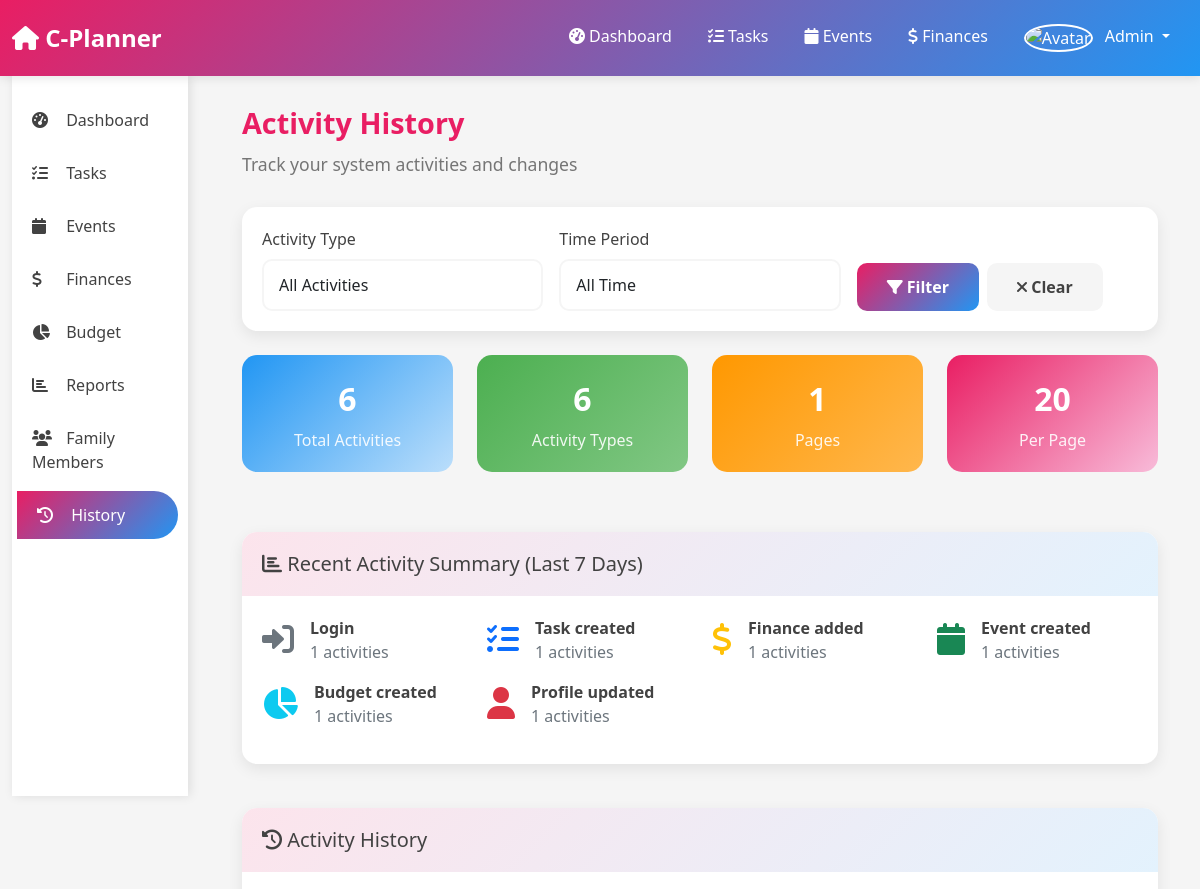
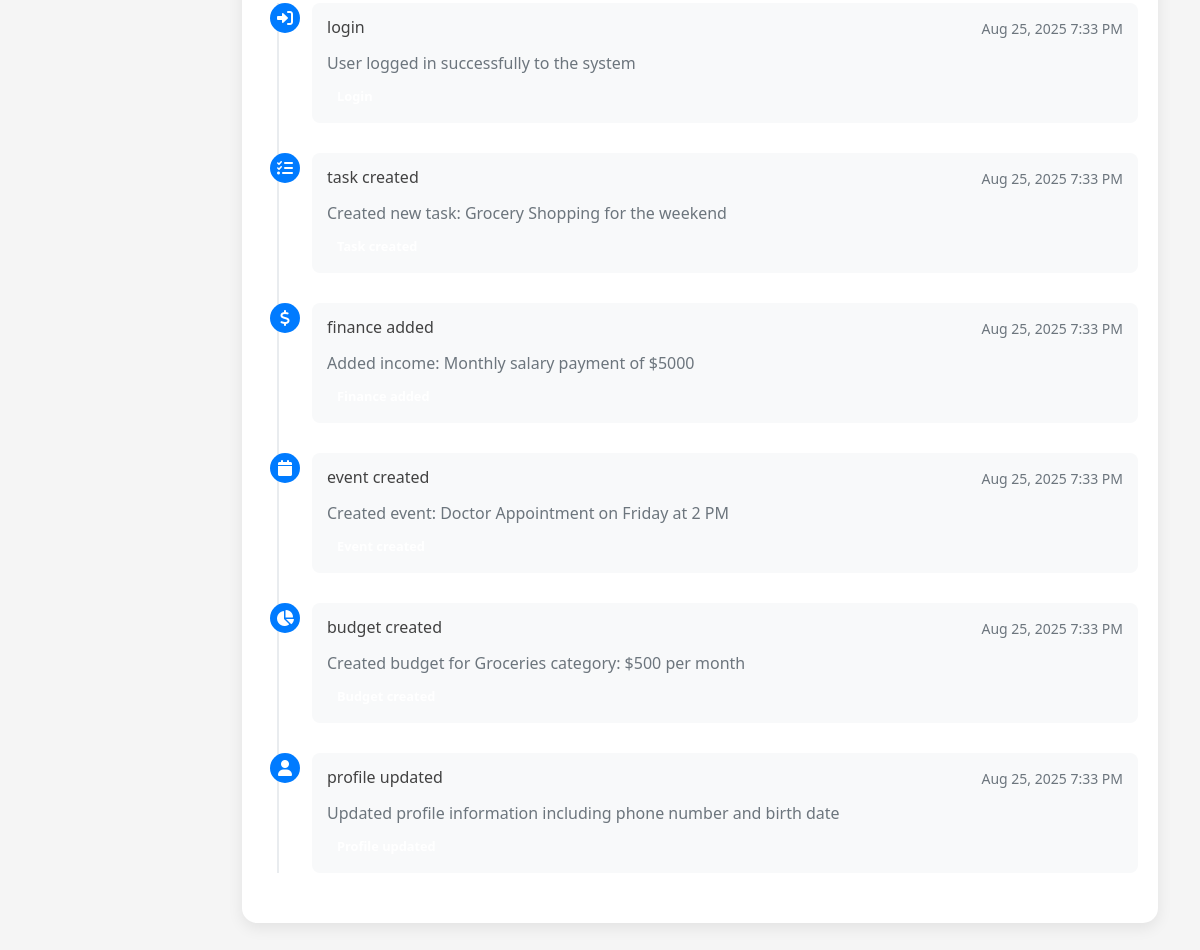
The app's page /history.php (signed in) with its own data (2 pictures, top to bottom).
### tables this page shows
CREATE TABLE activity_log (
    id INT PRIMARY KEY AUTO_INCREMENT,
    user_id INT NOT NULL,
    activity_type ENUM('task_created', 'task_completed', 'task_updated', 'event_created', 'event_updated', 'finance_added', 'finance_updated', 'budget_created', 'budget_updated', 'profile_updated', 'login', 'logout') NOT NULL,
    description TEXT NOT NULL,
    entity_type ENUM('task', 'event', 'finance', 'budget', 'profile', 'system') NOT NULL,
    entity_id INT,
    ip_address VARCHAR(45),
    user_agent TEXT,
    created_at TIMESTAMP DEFAULT CURRENT_TIMESTAMP,
    FOREIGN KEY (user_id) REFERENCES users(id) ON DELETE CASCADE
);

### history.php (the view, shortened to what this page needs)
<?php
$database = new Database();
$db = $database->getConnection();
$filter_type = $_GET['type'] ?? 'all';
$filter_date = $_GET['date'] ?? 'all';
$page = max(1, intval($_GET['page'] ?? 1));
$per_page = 20;
$offset = ($page - 1) * $per_page;
$where_conditions = ["user_id = ?"];
$params = [$_SESSION['user_id']];
$where_clause = implode(' AND ', $where_conditions);
$count_query = "SELECT COUNT(*) as total FROM activity_log WHERE $where_clause";
$count_stmt = $db->prepare($count_query);
$count_stmt->execute($params);
$total_records = $count_stmt->fetch(PDO::FETCH_ASSOC)['total'];
$total_pages = ceil($total_records / $per_page);
$history_query = "SELECT * FROM activity_log WHERE $where_clause ORDER BY created_at DESC LIMIT ? OFFSET ?";
$history_stmt = $db->prepare($history_query);
foreach ($params as $key => $value) {
    $history_stmt->bindValue($key + 1, $value);
}
$history_stmt->bindValue(count($params) + 1, (int)$per_page, PDO::PARAM_INT);
$history_stmt->bindValue(count($params) + 2, (int)$offset, PDO::PARAM_INT);
$history_stmt->execute();
$activities = $history_stmt->fetchAll(PDO::FETCH_ASSOC);
$recent_query = "SELECT activity_type, COUNT(*) as count FROM activity_log
                 WHERE user_id = ? AND created_at >= DATE_SUB(NOW(), INTERVAL 7 DAY)
                 GROUP BY activity_type ORDER BY count DESC";
$recent_stmt = $db->prepare($recent_query);
$recent_stmt->execute([$_SESSION['user_id']]);
$recent_activities = $recent_stmt->fetchAll(PDO::FETCH_ASSOC);
include 'includes/header.php';
?>
<div class="page-header">
    <h1 class="page-title">Activity History</h1>
    <p class="page-subtitle">Track your system activities and changes</p>
</div>
<div class="card mb-4">
    <div class="card-body">
        <form method="GET" class="row g-3">
            <div class="col-md-4">
                <label for="type" class="form-label">Activity Type</label>
                <select class="form-control" id="type" name="type">
                    <option value="all" <?php echo $filter_type == 'all' ? 'selected' : ''; ?>>All Activities</option>
                </select>
            </div>
            <div class="col-md-4">
                <label for="date" class="form-label">Time Period</label>
                <select class="form-control" id="date" name="date">
                    <option value="all" <?php echo $filter_date == 'all' ? 'selected' : ''; ?>>All Time</option>
                </select>
            </div>
            <div class="col-md-4 d-flex align-items-end">
                <button type="submit" class="btn btn-primary me-2">
                    <i class="fas fa-filter"></i> Filter
                </button>
                <a href="history.php" class="btn btn-secondary">
                    <i class="fas fa-times"></i> Clear
                </a>
            </div>
        </form>
    </div>
</div>
<div class="row mb-4">
    <div class="col-lg-3 col-md-6 mb-3">
        <div class="stats-card blue">
            <div class="stats-number"><?php echo $total_records; ?></div>
            <div class="stats-label">Total Activities</div>
        </div>
    </div>
    <div class="col-lg-3 col-md-6 mb-3">
        <div class="stats-card green">
            <div class="stats-number"><?php echo count($recent_activities); ?></div>
            <div class="stats-label">Activity Types</div>
        </div>
    </div>
    <div class="col-lg-3 col-md-6 mb-3">
        <div class="stats-card orange">
            <div class="stats-number"><?php echo $total_pages; ?></div>
            <div class="stats-label">Pages</div>
        </div>
    </div>
    <div class="col-lg-3 col-md-6 mb-3">
        <div class="stats-card pink">
            <div class="stats-number"><?php echo $per_page; ?></div>
            <div class="stats-label">Per Page</div>
        </div>
    </div>
</div>
<?php if (!empty($recent_activities)): ?>
<div class="row mb-4">
    <div class="col-12">
        <div class="card">
            <div class="card-header">
                <h5 class="mb-0">
                    <i class="fas fa-chart-bar"></i> Recent Activity Summary (Last 7 Days)
                </h5>
            </div>
            <div class="card-body">
                <div class="row">
                    <?php foreach ($recent_activities as $activity): ?>
                        <div class="col-md-3 col-sm-6 mb-3">
                            <div class="d-flex align-items-center">
                                <div class="activity-icon me-3">
                                    <?php
                                    $icon = '';
                                    $color = '';
                                    switch ($activity['activity_type']) {
                                        case 'task_created':
                                        case 'task_completed':
                                        case 'task_updated':
                                            $icon = 'fas fa-tasks';
                                            $color = 'text-primary';
                                            break;
                                        case 'event_created':
                                        case 'event_updated':
                                            $icon = 'fas fa-calendar';
                                            $color = 'text-success';
                                            break;
                                        case 'finance_added':
                                        case 'finance_updated':
                                            $icon = 'fas fa-dollar-sign';
                                            $color = 'text-warning';
                                            break;
                                        case 'budget_created':
                                        case 'budget_updated':
                                            $icon = 'fas fa-chart-pie';
                                            $color = 'text-info';
                                            break;
                                        case 'profile_updated':
                                            $icon = 'fas fa-user';
                                            $color = 'text-danger';
                                            break;
                                        case 'login':
                                        case 'logout':
                                            $icon = 'fas fa-sign-in-alt';
                                            $color = 'text-secondary';
                                            break;
                                    }
                                    ?>
                                    <i class="<?php echo $icon; ?> <?php echo $color; ?> fa-2x"></i>
                                </div>
                                <div>
                                    <div class="fw-bold"><?php echo ucfirst(str_replace('_', ' ', $activity['activity_type'])); ?></div>
                                    <div class="text-muted"><?php echo $activity['count']; ?> activities</div>
                                </div>
                            </div>
                        </div>
                    <?php endforeach; ?>
                </div>
            </div>
        </div>
    </div>
</div>
<?php endif; ?>
<div class="card">
    <div class="card-header">
        <h5 class="mb-0">
            <i class="fas fa-history"></i> Activity History
        </h5>
    </div>
    <div class="card-body">
        <?php if (empty($activities)): ?>
            <p class="text-muted text-center">No activities found for the selected filters.</p>
        <?php else: ?>
            <div class="d-none d-md-block">
                <div class="timeline">
                    <?php foreach ($activities as $activity): ?>
                        <div class="timeline-item">
                            <div class="timeline-marker">
                                <?php
                                $icon = '';
                                switch ($activity['activity_type']) {
                                    case 'task_created':
                                    case 'task_completed':
                                    case 'task_updated':
                                        $icon = 'fas fa-tasks';
                                        break;
                                    case 'event_created':
                                    case 'event_updated':
                                        $icon = 'fas fa-calendar';
                                        break;
                                    case 'finance_added':
                                    case 'finance_updated':
                                        $icon = 'fas fa-dollar-sign';
                                        break;
                                    case 'budget_created':
                                    case 'budget_updated':
                                        $icon = 'fas fa-chart-pie';
                                        break;
                                    case 'profile_updated':
                                        $icon = 'fas fa-user';
                                        break;
                                    case 'login':
                                    case 'logout':
                                        $icon = 'fas fa-sign-in-alt';
                                        break;
                                }
                                ?>
                                <i class="<?php echo $icon; ?> text-white"></i>
                            </div>
                            <div class="timeline-content">
                                <div class="timeline-header">
                                    <h6 class="mb-1"><?php echo htmlspecialchars(str_replace('_', ' ', $activity['activity_type'])); ?></h6>
                                    <small class="text-muted">
                                        <?php echo date('M j, Y g:i A', strtotime($activity['created_at'])); ?>
                                    </small>
                                </div>
                                <div class="timeline-body">
                                    <p class="mb-2"><?php echo htmlspecialchars($activity['description']); ?></p>
                                    <span class="badge badge-info"><?php echo ucfirst(str_replace('_', ' ', $activity['activity_type'])); ?></span>
                                </div>
                            </div>
                        </div>
                    <?php endforeach; ?>
                </div>
            </div>
        <?php endif; ?>
    </div>
</div>
<?php include 'includes/footer.php'; ?>

### records on screen
activity_log: activity_type "login", created_at "Aug 25, 2025 7:33 PM", description "User logged in successfully to the system"
activity_log: activity_type "task created", created_at "Aug 25, 2025 7:33 PM", description "Created new task: Grocery Shopping for the weekend"
activity_log: activity_type "finance added", created_at "Aug 25, 2025 7:33 PM", description "Added income: Monthly salary payment of $5000"
activity_log: activity_type "event created", created_at "Aug 25, 2025 7:33 PM", description "Created event: Doctor Appointment on Friday at 2 PM"
activity_log: activity_type "budget created", created_at "Aug 25, 2025 7:33 PM", description "Created budget for Groceries category: $500 per month"
activity_log: activity_type "profile updated", created_at "Aug 25, 2025 7:33 PM", description "Updated profile information including phone number and birth date"

### other values on screen
$_SESSION['user_name'] "Admin"
$total_records "6"
count($recent_activities) "6"
$total_pages "1"
$per_page "20"
str_replace('_', ' ', $activity['activity_type']) "Login"
$activity['count'] "1"
str_replace('_', ' ', $activity['activity_type']) "Task created"
str_replace('_', ' ', $activity['activity_type']) "Finance added"
str_replace('_', ' ', $activity['activity_type']) "Event created"
str_replace('_', ' ', $activity['activity_type']) "Budget created"
str_replace('_', ' ', $activity['activity_type']) "Profile updated"
